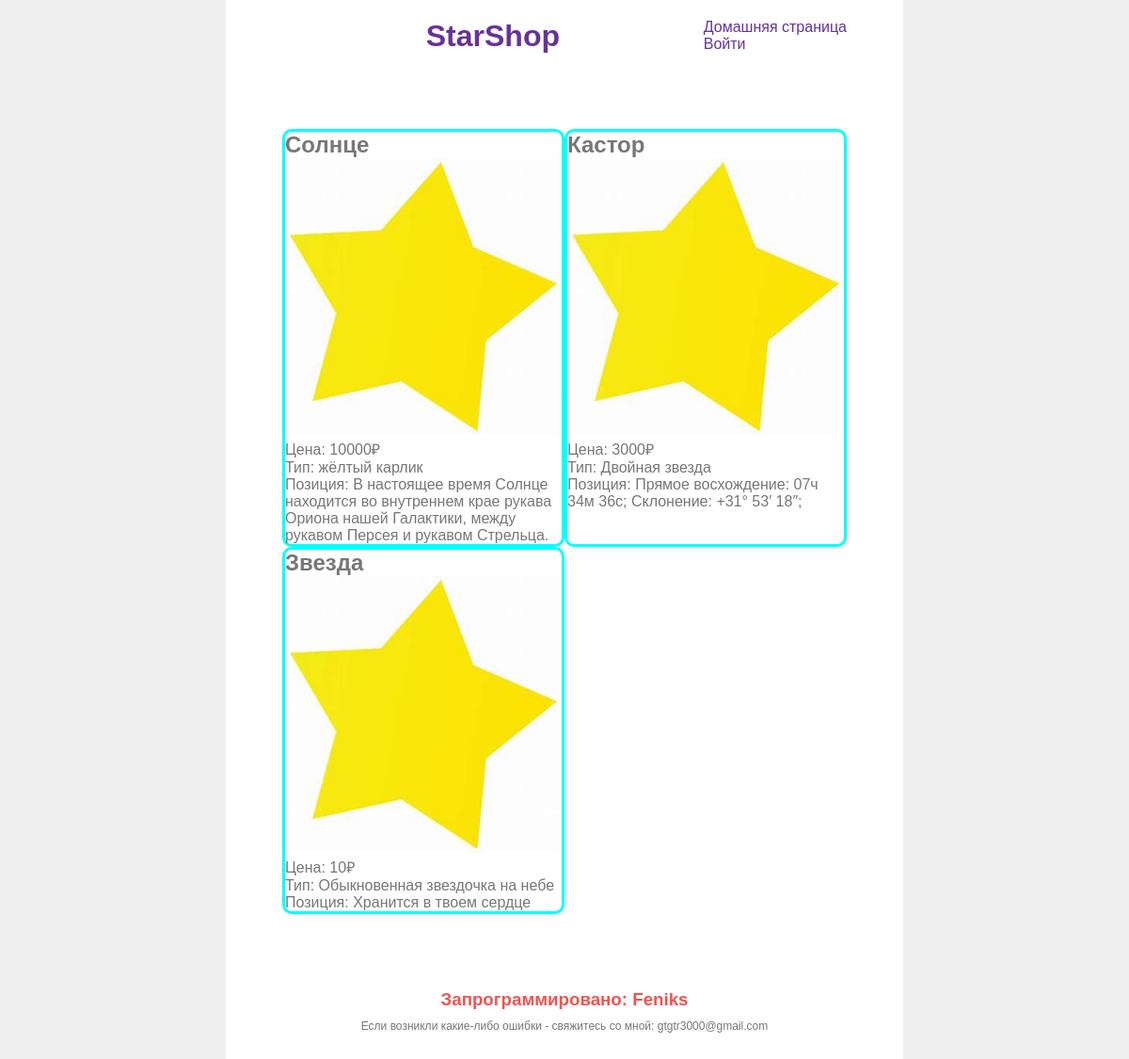
/home/, run on the app's committed database.
### showcase/models.py (models this page shows, shortened)
class Star(models.Model):
    star_name = models.CharField(max_length=200)
    star_description = models.TextField()
    star_image = models.ImageField(upload_to='showcase/static')
    star_cost = models.BigIntegerField()
    star_type = models.CharField(max_length=200)
    star_position = models.CharField(max_length=200)
    def name(self):
        return str(self.star_name)
    def img(self):
        return str(self.star_image).split('/')[-1]
    def cost(self):
        return self.star_cost
    def stype(self):
        return self.star_type
    def spos(self):
        return self.star_position

### showcase/views.py (the view)
# urls.py: path('', views.index),
def index(request):
    all_stars = enumerate(Star.objects.all())
    data = {
        "stars": list(map(lambda x: (x[0] % 2, x[1]), all_stars)),
    }
    return render(request, 'showcase/index.html', data)

### templates/showcase/index.html
{% extends "../base.html" %}
{% load static %}
{% block content %}
    {% for i, star in stars %}
        {% if i == 0 %}
            <div class = "row">
        {% endif %}
    <div class = "product">
        <a href = "{{ star.id }}">
            <h2>{{ star.name }}</h2>
            <img src = "{% static star.img %}" alt = "">
            <p>Цена: {{ star.cost }}&#8381;</p>
            <p>Тип: {{ star.stype }}</p>
            <p>Позиция: {{ star.spos }}</p>
        </a>
    </div>
    {% if i == 1 %}
        </div>
    {% endif %}
    {% endfor %}
{% endblock %}

### showcase/static/all.css (style rules this page uses)
* { margin: 0; padding: 0; box-sizing: border-box; }
a { color: inherit; text-decoration: none; }
body { background-color: #eeeeee; color: #4e4544; font: normal 16px sans-serif; }
.row { display: table-row; padding: 10px 10px 10px 10px; }
.row .product { display: table-cell; color: #777777; border: 3px solid aqua; border-radius: 10px; width: 50%; height: 50%; }
.product img { max-width: 100%; max-height: 100%; }
.row .product p { width: 100%; }

### data on the page
Star: name "Солнце", star_image (picture), cost "10000", stype "жёлтый карлик", spos "В настоящее время Солнце находится во внутреннем крае рукава Ориона нашей Галактики, между рукавом Персея и рукавом Стрельца."
Star: name "Кастор", star_image (picture), cost "3000", stype "Двойная звезда", spos "Прямое восхождение: 07ч 34м 36с; Склонение: +31° 53′ 18″;"
Star: name "Звезда", star_image (picture), cost "10", stype "Обыкновенная звездочка на небе", spos "Хранится в твоем сердце"
